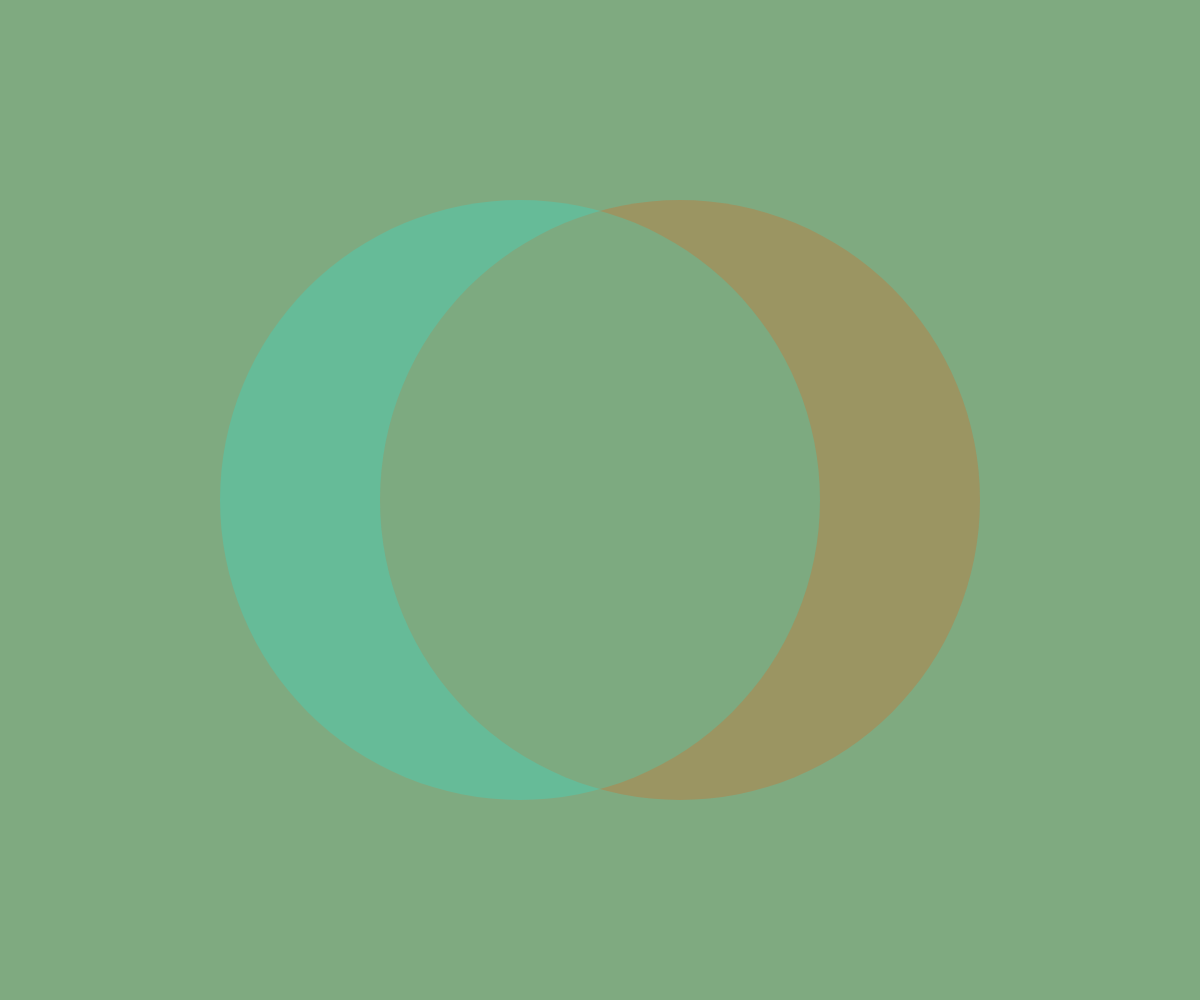
Frame 1 (no input)
Frame 60 (no input): identical to frame 1, image omitted
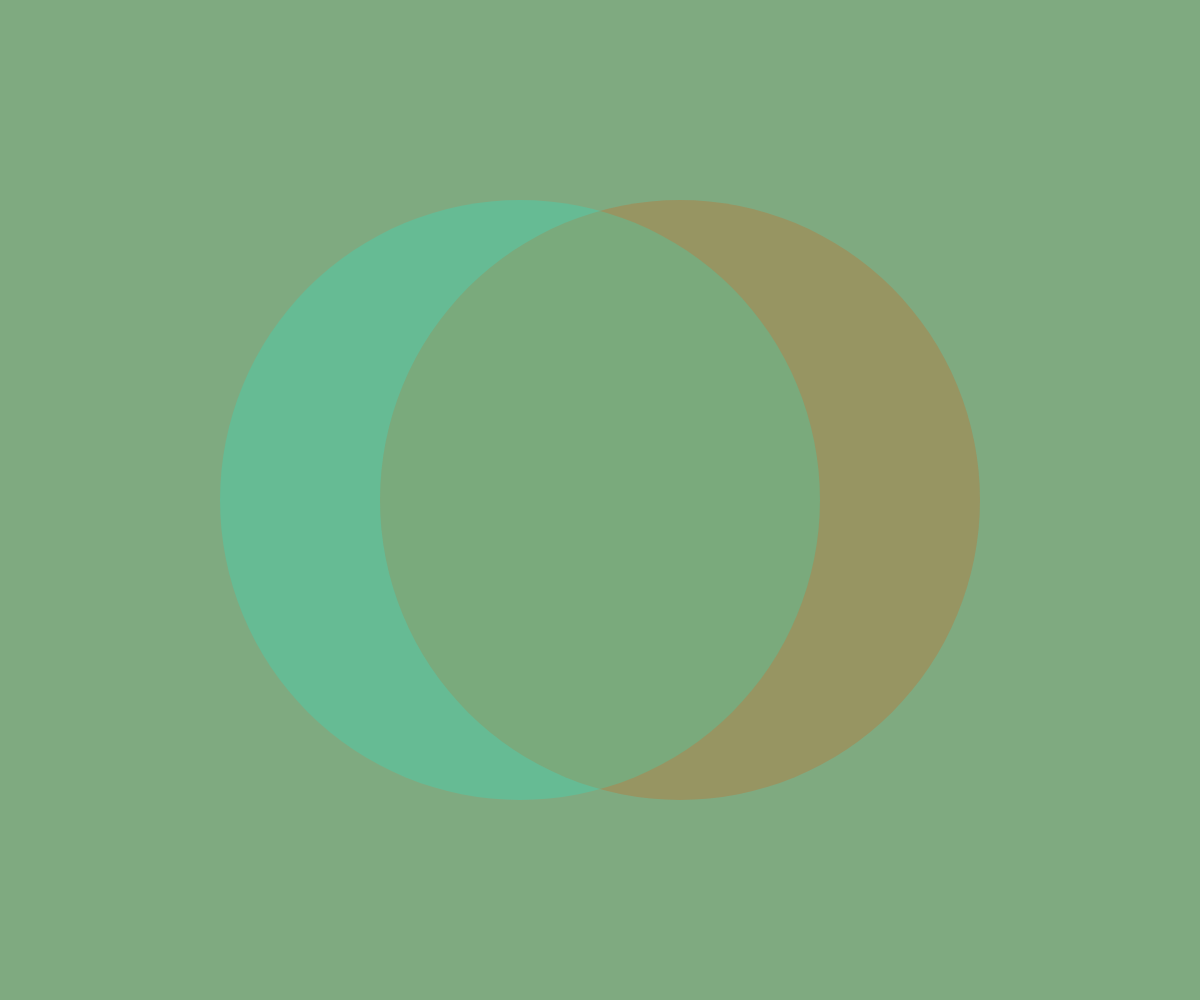
Frame 120 (the mouse pressed at the canvas centre since frame 60)

The p5.js sketch that drew these frames (run headless with seeded random() and noise() and a simulated clock; from frame 60 on, the mouse is pressed at the canvas centre):

// p5.js sketch
// ── sketch.js
// https://p5js.org/examples/input-clock.html

let w = 800;
let h = 800;
let seconds, milliseconds;

function setup() {

  createCanvas(windowWidth, windowHeight);
  textAlign(CENTER, CORNER);

  fill(0);
  noStroke();

  x = -8.5;  
  merke = -1;
  farbe1 = 255;
}

function draw() {
  background(127,170,128);
  milliseconds = int(millis() % 60000);
  seconds = int(milliseconds / 1000);
  push();
  w = width;
  h = height;
  translate(w/2, h / 2);
  

  if(seconds != merke){
    farbe1 += x;
    if(farbe1 == 0 || farbe1 == 255){
      x = -x;
    }
    merke = seconds;
  } 



  fill(farbe1,83,0,60);
  ellipse(4 * w / 60, 0, w/2, w/2);
  fill(0,255,farbe1, 50);
  ellipse(-4 * w / 60, 0, w/2, w/2);

  
 
  pop();

}
function windowResized() {
  resizeCanvas(windowWidth, windowHeight);
}
